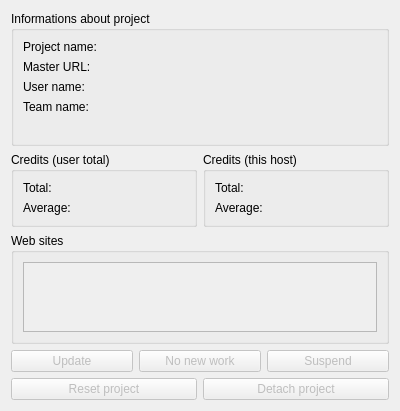
<?xml version="1.0" encoding="UTF-8"?>
<ui version="4.0">
 <class>ProjectInfoWidget</class>
 <widget class="QWidget" name="ProjectInfoWidget">
  <property name="geometry">
   <rect>
    <x>0</x>
    <y>0</y>
    <width>400</width>
    <height>300</height>
   </rect>
  </property>
  <property name="windowTitle">
   <string>Project</string>
  </property>
  <property name="windowIcon">
   <iconset resource="../../resources.qrc">
    <normaloff>:/icons/64x64/sections/project.png</normaloff>:/icons/64x64/sections/project.png</iconset>
  </property>
  <layout class="QGridLayout" name="gridLayout">
   <item row="0" column="0" colspan="2">
    <widget class="QGroupBox" name="informationsGroup">
     <property name="title">
      <string>Informations about project</string>
     </property>
     <layout class="QGridLayout" name="gridLayout_2">
      <item row="0" column="0">
       <widget class="QLabel" name="projectNameCaption">
        <property name="text">
         <string>Project name:</string>
        </property>
        <property name="textFormat">
         <enum>Qt::PlainText</enum>
        </property>
       </widget>
      </item>
      <item row="0" column="1">
       <widget class="QLabel" name="projectNameLabel">
        <property name="text">
         <string/>
        </property>
        <property name="textFormat">
         <enum>Qt::PlainText</enum>
        </property>
       </widget>
      </item>
      <item row="1" column="0">
       <widget class="QLabel" name="masterURLCaption">
        <property name="text">
         <string>Master URL:</string>
        </property>
       </widget>
      </item>
      <item row="1" column="1">
       <widget class="QLabel" name="masterURLLabel">
        <property name="text">
         <string/>
        </property>
        <property name="textFormat">
         <enum>Qt::RichText</enum>
        </property>
        <property name="openExternalLinks">
         <bool>true</bool>
        </property>
       </widget>
      </item>
      <item row="2" column="0">
       <widget class="QLabel" name="userNameCaption">
        <property name="text">
         <string>User name:</string>
        </property>
        <property name="textFormat">
         <enum>Qt::PlainText</enum>
        </property>
       </widget>
      </item>
      <item row="3" column="0">
       <widget class="QLabel" name="teamNameCaption">
        <property name="text">
         <string>Team name:</string>
        </property>
        <property name="textFormat">
         <enum>Qt::PlainText</enum>
        </property>
       </widget>
      </item>
      <item row="2" column="1">
       <widget class="QLabel" name="userNameLabel">
        <property name="text">
         <string/>
        </property>
        <property name="textFormat">
         <enum>Qt::PlainText</enum>
        </property>
       </widget>
      </item>
      <item row="3" column="1">
       <widget class="QLabel" name="teamNameLabel">
        <property name="text">
         <string/>
        </property>
        <property name="textFormat">
         <enum>Qt::PlainText</enum>
        </property>
       </widget>
      </item>
      <item row="4" column="0" colspan="2">
       <widget class="QLabel" name="statusLabel">
        <property name="text">
         <string/>
        </property>
       </widget>
      </item>
     </layout>
    </widget>
   </item>
   <item row="1" column="0">
    <widget class="QGroupBox" name="userCreditsGroup">
     <property name="title">
      <string>Credits (user total)</string>
     </property>
     <layout class="QGridLayout" name="gridLayout_4">
      <item row="0" column="0">
       <widget class="QLabel" name="userTotalCaption">
        <property name="text">
         <string>Total:</string>
        </property>
        <property name="textFormat">
         <enum>Qt::PlainText</enum>
        </property>
       </widget>
      </item>
      <item row="0" column="1">
       <widget class="QLabel" name="userTotalLabel">
        <property name="text">
         <string/>
        </property>
       </widget>
      </item>
      <item row="1" column="0">
       <widget class="QLabel" name="userAverageCaption">
        <property name="text">
         <string>Average:</string>
        </property>
        <property name="textFormat">
         <enum>Qt::PlainText</enum>
        </property>
       </widget>
      </item>
      <item row="1" column="1">
       <widget class="QLabel" name="userAverageLabel">
        <property name="text">
         <string/>
        </property>
       </widget>
      </item>
     </layout>
    </widget>
   </item>
   <item row="1" column="1">
    <widget class="QGroupBox" name="hostCreditsGroup">
     <property name="title">
      <string>Credits (this host)</string>
     </property>
     <layout class="QGridLayout" name="gridLayout_3">
      <item row="0" column="0">
       <widget class="QLabel" name="hostTotalCaption">
        <property name="text">
         <string>Total:</string>
        </property>
        <property name="textFormat">
         <enum>Qt::PlainText</enum>
        </property>
       </widget>
      </item>
      <item row="0" column="1">
       <widget class="QLabel" name="hostTotalLabel">
        <property name="text">
         <string/>
        </property>
       </widget>
      </item>
      <item row="1" column="0">
       <widget class="QLabel" name="hostAverageCaption">
        <property name="text">
         <string>Average:</string>
        </property>
        <property name="textFormat">
         <enum>Qt::PlainText</enum>
        </property>
       </widget>
      </item>
      <item row="1" column="1">
       <widget class="QLabel" name="hostAverageLabel">
        <property name="text">
         <string/>
        </property>
       </widget>
      </item>
     </layout>
    </widget>
   </item>
   <item row="2" column="0" colspan="2">
    <widget class="QGroupBox" name="webSitesGroup">
     <property name="title">
      <string>Web sites</string>
     </property>
     <layout class="QGridLayout" name="gridLayout_5">
      <item row="0" column="0">
       <widget class="QScrollArea" name="webSitesScroll">
        <property name="widgetResizable">
         <bool>true</bool>
        </property>
        <widget class="QWidget" name="webSitesWidget">
         <property name="geometry">
          <rect>
           <x>0</x>
           <y>0</y>
           <width>384</width>
           <height>96</height>
          </rect>
         </property>
        </widget>
       </widget>
      </item>
     </layout>
    </widget>
   </item>
   <item row="3" column="0" colspan="2">
    <layout class="QHBoxLayout" name="projectButtonsLayout">
     <item>
      <widget class="QPushButton" name="updateButton">
       <property name="enabled">
        <bool>false</bool>
       </property>
       <property name="text">
        <string>Update</string>
       </property>
       <property name="icon">
        <iconset resource="../../resources.qrc">
         <normaloff>:/icons/16x16/actions/update.png</normaloff>:/icons/16x16/actions/update.png</iconset>
       </property>
      </widget>
     </item>
     <item>
      <widget class="QPushButton" name="newTasksButton">
       <property name="enabled">
        <bool>false</bool>
       </property>
       <property name="text">
        <string>No new work</string>
       </property>
       <property name="icon">
        <iconset resource="../../resources.qrc">
         <normaloff>:/icons/16x16/actions/nowork.png</normaloff>:/icons/16x16/actions/nowork.png</iconset>
       </property>
      </widget>
     </item>
     <item>
      <widget class="QPushButton" name="suspendButton">
       <property name="enabled">
        <bool>false</bool>
       </property>
       <property name="text">
        <string>Suspend</string>
       </property>
       <property name="icon">
        <iconset resource="../../resources.qrc">
         <normaloff>:/icons/16x16/actions/suspend.png</normaloff>:/icons/16x16/actions/suspend.png</iconset>
       </property>
      </widget>
     </item>
    </layout>
   </item>
   <item row="4" column="0" colspan="2">
    <layout class="QHBoxLayout" name="destructiveButtonsLayout">
     <item>
      <widget class="QPushButton" name="resetProjectButton">
       <property name="enabled">
        <bool>false</bool>
       </property>
       <property name="text">
        <string>Reset project</string>
       </property>
      </widget>
     </item>
     <item>
      <widget class="QPushButton" name="detachProjectButton">
       <property name="enabled">
        <bool>false</bool>
       </property>
       <property name="text">
        <string>Detach project</string>
       </property>
      </widget>
     </item>
    </layout>
   </item>
  </layout>
 </widget>
 <resources>
  <include location="../../resources.qrc"/>
 </resources>
 <connections/>
</ui>
